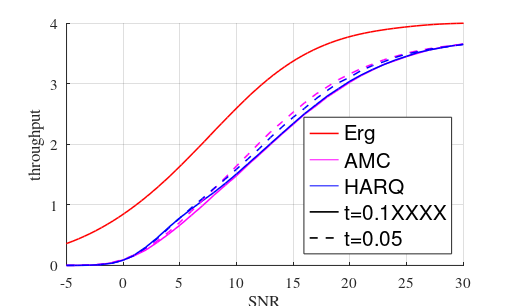
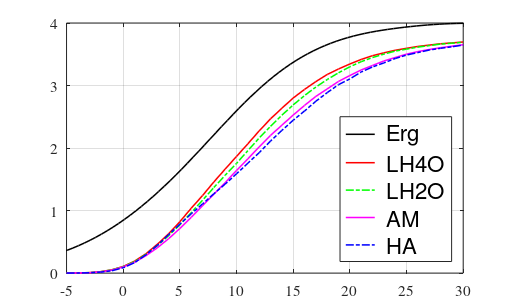
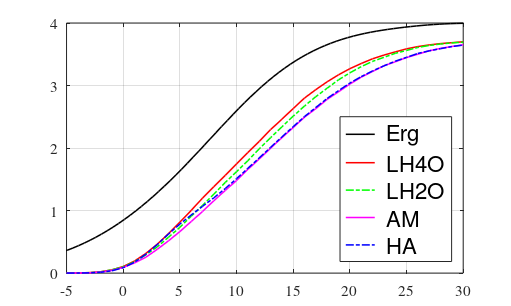
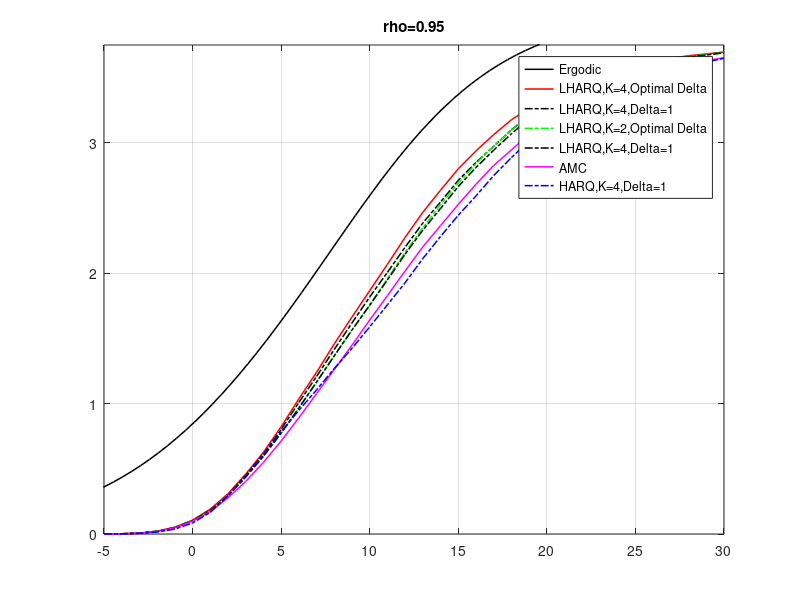

The MATLAB script that drew these images, in order:
clc;
clear;
clf;
figure(5)

load Er_MI_16QAM.mat

hold on

plot(SNR,Er_MI_16QAM_fading,'r','linewidth',1.1)
plot(10,10,'-m','markerfacecolor','m','MarkerSize',7)
plot(10,10,'-b','markerfacecolor','b','MarkerSize',7)
plot(10,10,'-k','linewidth',1.2)
plot(10,10,'--k','linewidth',1.2)


load LHARQ_translated_AMC_policy_16QAM_turbo_code_K_1_dop_0.1_rho_0.8.mat
plot(SNRdB,throughput_amc,'m','linewidth',1.1)

 load HARQ_AMC_policy_16QAM_Turbo_code_dop_0.1rho_0.8167.mat
plot(SNRdB,AMC_eta(4,:),'-b','linewidth',1.1)

load LHARQ_translated_AMC_policy_16QAM_turbo_code_K_1_dop_0.05_rho_0.95.mat
plot(SNRdB,throughput_amc,'--m','linewidth',1.1)
 
load HARQ_AMC_policy_16QAM_turbo_code_dop_0.05_rho_0.95_K1234_opt.mat
plot(SNRdB,AMC_eta(4,:),'--b','linewidth',1.1)

xlabel('SNR')
ylabel('throughput')

grid

legend('Erg','AMC','HARQ','t=0.1XXXX','t=0.05','Location','SouthEast')
axis([-5 30 0 4])

set(gca,'fontsize',11)
ll=legend;
set(ll,'FontSize',15);
%set(gcf,'PaperPositionMode','manual');

set(gcf,'PaperUnits','centimeters');
lar=512;
lon=2*lar/(1.1+sqrt(5));
set(gcf,'Position',[384 874 lar lon]);
set(gcf,'PaperPosition',[1.19 16 1.19 16]);
set(gca,'fontName','Times')
set(gcf,'PaperPositionMode','auto');




name_figure = 'TC_HARQ';
print('-depsc','-r300',name_figure)








figure(2)

load Er_MI_16QAM.mat
plot(SNR,Er_MI_16QAM_fading,'k','linewidth',1.1)

hold on

 load LHARQ_translated_AMC_policy_16QAM_turbo_code_K_4_dop_0.05_rho_0.95_epsilon_0.1_smallSet.mat
 plot(SNRdB,throughput_lharq,'r','linewidth',1.1)

 load LHARQ_translated_AMC_policy_16QAM_turbo_code_K_2_dop_0.05_rho_0.95_epsilon_0.1_smallSet.mat
 plot(SNRdB,throughput_lharq,'-.g','linewidth',1.1)
 
 
load LHARQ_translated_AMC_policy_16QAM_turbo_code_K_1_dop_0.05_rho_0.95.mat
plot(SNRdB,throughput_amc,'-m','linewidth',1.1)
 
 load HARQ_AMC_policy_16QAM_turbo_code_dop_0.05_rho_0.95_K1234_opt.mat
plot(SNRdB,AMC_eta(4,:),'-.b','linewidth',1.1)
%legend('Ergodic','LHARQ,K=4,Optimal Delta','LHARQ,K=2,Optimal Delta','AMC','HARQ,K=4,Delta=1')
grid
legend(' Erg',' LH4O',' LH2O',' AM',' HA','Location','SouthEast')
axis([-5 30 0 4])

set(gca,'fontsize',11)
ll=legend;
set(ll,'FontSize',16);
%set(gcf,'PaperPositionMode','manual');

set(gcf,'PaperUnits','centimeters');
lar=512;
lon=2*lar/(1.1+sqrt(5));
set(gcf,'Position',[384 874 lar lon]);
set(gcf,'PaperPosition',[1.19 16 1.19 16]);
set(gca,'fontName','Times')
set(gcf,'PaperPositionMode','auto');




name_figure = 'TB_LHARQ_rho95';
print('-depsc','-r300',name_figure)


figure(3)

load Er_MI_16QAM.mat
plot(SNR,Er_MI_16QAM_fading,'k','linewidth',1.1)

hold on

 load LHARQ_translated_AMC_policy_16QAM_turbo_code_K_4_dop_0.05_rho_0.95_epsilon_0.1_smallSet.mat
 plot(SNRdB,throughput_lharq,'r','linewidth',1.1)
 
 plot(SNRdB, throughput_lharq_delta(1,:),'-.k','linewidth',1.1)


 load LHARQ_translated_AMC_policy_16QAM_turbo_code_K_2_dop_0.05_rho_0.95_epsilon_0.1_smallSet.mat
 plot(SNRdB,throughput_lharq,'-.g','linewidth',1.1)
 plot(SNRdB, throughput_lharq_delta(1,:),'-.k','linewidth',1.1)
 
 
load LHARQ_translated_AMC_policy_16QAM_turbo_code_K_1_dop_0.05_rho_0.95.mat
plot(SNRdB,throughput_amc,'-m','linewidth',1.1)
 
 load HARQ_AMC_policy_16QAM_turbo_code_dop_0.05_rho_0.95_K1234_opt.mat
plot(SNRdB,AMC_eta(4,:),'-.b','linewidth',1.1)
legend('Ergodic','LHARQ,K=4,Optimal Delta','LHARQ,K=4,Delta=1','LHARQ,K=2,Optimal Delta','LHARQ,K=4,Delta=1','AMC','HARQ,K=4,Delta=1')

axis([-5 30 0 3.75])
grid

title('rho=0.95')


figure(1)

load Er_MI_16QAM.mat
plot(SNR,Er_MI_16QAM_fading,'k','linewidth',1.1)

hold on

 load LHARQ_translated_AMC_policy_16QAM_turbo_code_K_4_dop_0.1_rho_0.8_epsilon_0.1_smallSet.mat
 plot(SNRdB,throughput_lharq,'r','linewidth',1.1)
% 
 load LHARQ_translated_AMC_policy_16QAM_turbo_code_K_2_dop_0.1_rho_0.8_epsilon_0.1_smallSet.mat
 plot(SNRdB,throughput_lharq,'-.g','linewidth',1.1)


load LHARQ_translated_AMC_policy_16QAM_turbo_code_K_1_dop_0.1_rho_0.8.mat
plot(SNRdB,throughput_amc,'m','linewidth',1.1)

 load HARQ_AMC_policy_16QAM_Turbo_code_dop_0.1rho_0.8167.mat
plot(SNRdB,AMC_eta(4,:),'-.b','linewidth',1.1)

grid
legend(' Erg',' LH4O',' LH2O',' AM',' HA','Location','SouthEast')
axis([-5 30 0 4])

set(gca,'fontsize',11)
ll=legend;
set(ll,'FontSize',16);
%set(gcf,'PaperPositionMode','manual');

set(gcf,'PaperUnits','centimeters');
lar=512;
lon=2*lar/(1.1+sqrt(5));
set(gcf,'Position',[384 874 lar lon]);
set(gcf,'PaperPosition',[1.19 16 1.19 16]);
set(gca,'fontName','Times')
set(gcf,'PaperPositionMode','auto');




name_figure = 'TB_LHARQ_rho80';
print('-depsc','-r300',name_figure)
